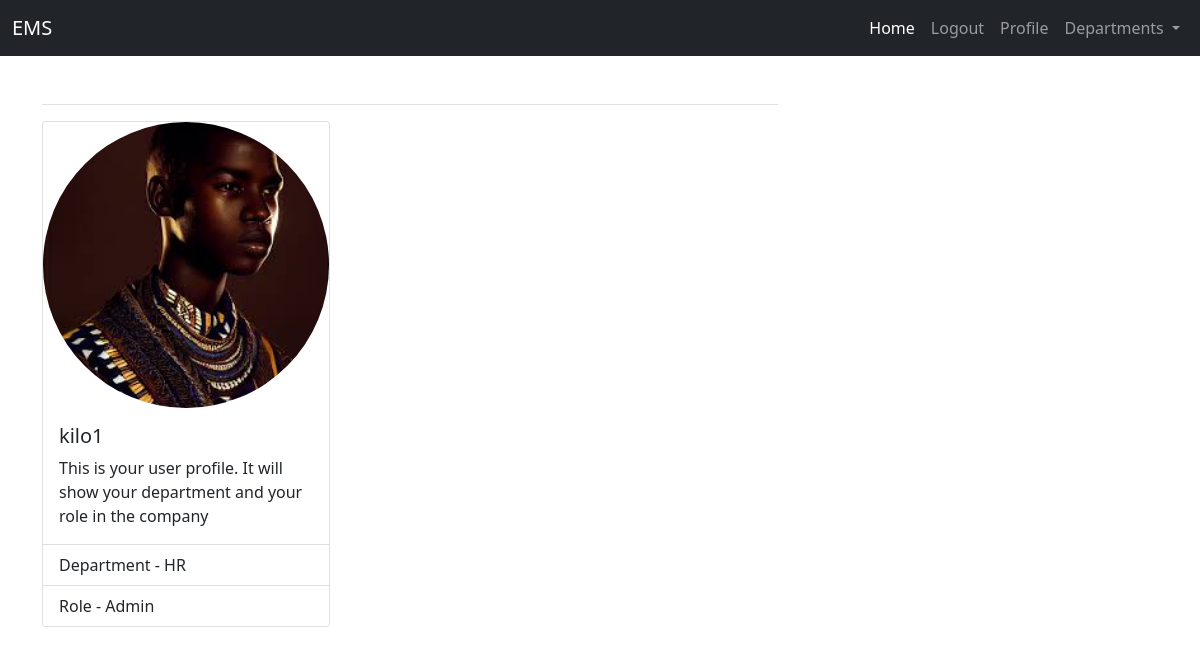
Screenshot of /profile/ (signed in) with the database file from the repository.
### ems_app/models.py (models this page shows, shortened)
class Employee(models.Model):
    hire_date = models.DateField()
    salary = models.DecimalField(max_digits=10, decimal_places=2)
    user = models.OneToOneField(User, on_delete=models.CASCADE)
    department = models.ForeignKey(Department,null=True, on_delete=models.SET_NULL)
    role = models.ForeignKey(Role,null=True, on_delete=models.SET_NULL)
    profileImage = models.ImageField(default="profile_pics/default.jpg", upload_to="profile_pics")

class Role(models.Model):
    role = models.CharField(max_length=200)
    department = models.ForeignKey(Department, null=True, on_delete=models.SET_NULL)
    def __str__(self):
        return self.role

class Department(models.Model):
    department_name = models.CharField(max_length=200)
    def __str__(self):
        return self.department_name

### employees/views.py (the view)
# urls.py: path('profile/', views.userProfile, name="employee-profile"),
@login_required
def userProfile(request):
    context = {
        "employees":Employee.objects.all()
    }
    return render(request, "employees/profile.html", context)

### employees/templates/employees/profile.html
{% extends "ems_app/base.html" %}
{% load crispy_forms_tags %}
{% block content %}
<div class="">
    <div class="border-top pt-3">
        {% for employee in employees %}
            {% if employee.user.username == user.username %}
                <div class="card" style="width: 18rem;">
                    <img class="rounded-circle article-img" src="{{ employee.profileImage.url}}" alt="Card image cap">
                    <div class="card-body">
                        <h5 class="card-title">{{employee.user.username}}</h5>
                        <p class="card-text">This is your user profile. It will show your department and your role in the
                            company</p>
                    </div>
                    <ul class="list-group list-group-flush">
                        <li class="list-group-item">Department - {{employee.role.department}}</li>
                        <li class="list-group-item">Role - {{employee.role}}</li>
                    </ul>
                </div>
            {% endif %}
        {% endfor %}
    </div>
</div>
{% endblock content %}

### rows the page displays
Employee: profileImage (placeholder picture), user.username "kilo1", role.department "HR", role "Admin"
